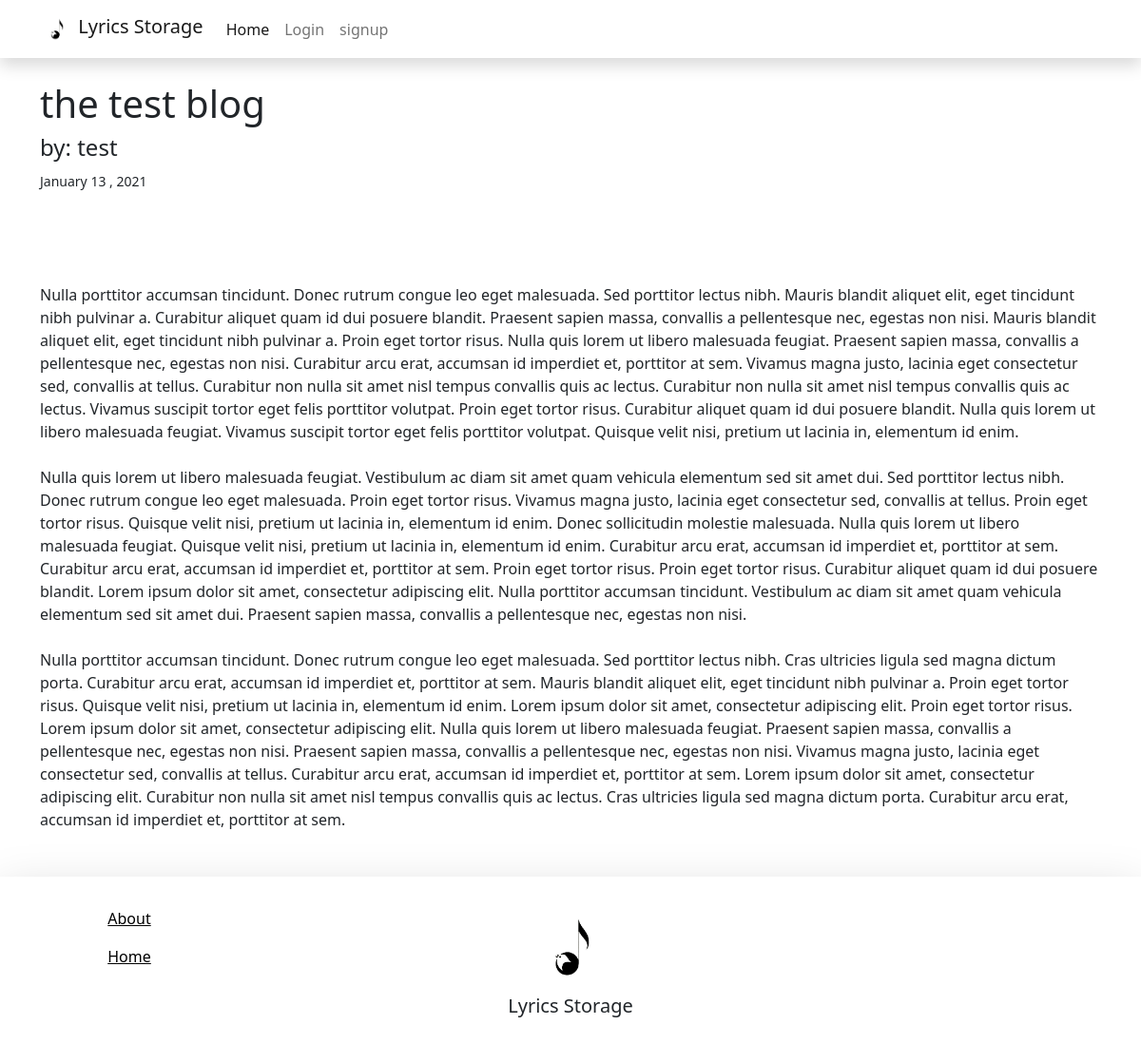
The page /1 on the database its author committed.
### flasksong/models.py (models this page shows, shortened)
class BlogPost( db.Model ):
        users = db.relationship( User )
        id = db.Column ( db.Integer , primary_key = True )
        userId = db.Column ( db.Integer , db.ForeignKey('users.id') , nullable = False )
        date = db.Column ( db.DateTime , nullable = False , default = datetime.utcnow )
        title = db.Column ( db.String(128) , nullable = False )
        text = db.Column ( db.Text , nullable = False )

class User( db.Model , UserMixin ):
        __tablename__ = 'users'
        id = db.Column( db.Integer , primary_key = True )
        profile_pic = db.Column( db.String(64) , nullable = False , default = 'default_profile.png' )
        email = db.Column( db.String(64) , unique = True , index = True )
        username = db.Column( db.String(64) , unique = True , index = True )
        password = db.Column ( db.String(128) )
        posts = db.relationship ( 'BlogPost' , backref = 'author' , lazy = True )

### flasksong/users/views.py (the view)
@users.route('/<username>')
def user_posts(username):
        page = request.args.get('page' , 1 , type=int)
        user =  User.query.filter_by(username = username).first_or_404()
        posts = BlogPost.query.filter_by(author = user).order_by(BlogPost.date.desc()).paginate(page=page , per_page =9)
        return render_template('user_posts.html' , posts = posts , user = user)

### flasksong/blogPosts/views.py (called while the page is built)
@blog_posts.route('/<int:blog_id>')
def blog_post(blog_id):
        blog_post = BlogPost.query.get_or_404(blog_id)
        return render_template('blog_post.html' , title = blog_post.title
                                ,date = blog_post.date , post = blog_post)

### flasksong/templates/blog_post.html (shortened to what this page needs)
{% extends 'base.html' %}
{% block content %}
<div>
        <h1 class="mt-4 mb-2">{{post.title}}</h1>
        <h4>by: {{post.author.username}}</h4>
        <small>{{post.date.strftime('%B %d , %Y')}}</small>
        <div style="white-space: pre-wrap;">
        <p class='mt-5 mb-0'>{{post.text}}</p>
        </div>
</div>
{% endblock  %}

### rows shown on the page
BlogPost: title "the test blog", date "January 13 , 2021", text "Nulla porttitor accumsan tincidunt. Donec rutrum congue leo eget malesuada. Sed porttitor lectus nibh. Mauris blandit aliquet elit, eget tincidunt nibh pulvinar a. Curabitur aliquet quam id dui posuere blandit. Praesent sapien massa, convallis a pellentesque nec, egestas non nisi. Mauris blandit aliquet elit, eget tincidunt nibh pulvinar a. Proin eget tortor risus. Nulla quis lorem ut libero malesuada feugiat. Praesent sapien massa, convallis a pellentesque nec, egestas non nisi. Curabitur arcu erat, accumsan id imperdiet et, porttitor at sem. Vivamus magna justo, lacinia eget consectetur sed, convallis at tellus. Curabitur non nulla sit amet nisl tempus convallis quis ac lectus. Curabitur…"
User: author.username "test"
